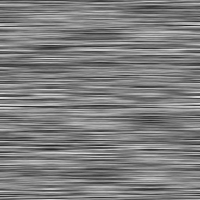
Frame 1 (no input)
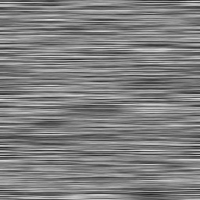
Frame 60 (no input)
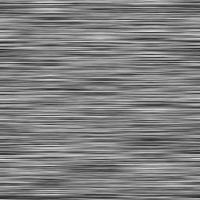
Frame 120 (the mouse pressed at the canvas centre since frame 60)

The p5.js sketch that drew these frames (run headless with seeded random() and noise() and a simulated clock; from frame 60 on, the mouse is pressed at the canvas centre):

// p5.js sketch
// ── sketch.js
// ------------------------------------------------- //
// 05/02/2018
// Evan MacHale - N00150552
// Interactive Graphics Module Year 3
// The Nature of Code by Daniel Shiffman
// Introduction // I.6 Perlin Noise // Part e.
// Two dimensional Noise // Pixel Array // Implementing 2D Noise
// http://natureofcode.com/book/introduction/
// ------------------------------------------------- //
var yOff = 1000.0;

function setup() {
  frameRate(60);
  // createCanvas(windowWidth, windowHeight);
  createCanvas(200,200);
  // Allows rendering of all pxels on high-res displays
  pixelDensity(1);
  // Adjusts Perlin noise detail
  // https://processing.org/reference/noiseDetail_.html
  noiseDetail(10);
}

function draw() {
  // 'pixels' array predefined array containing values for all pixels in window
  // Before we access it, must call 'loadPixels()'
  // https://processing.org/reference/pixels.html
  loadPixels();
  // Our moment in time
  var xOff = 100.0;
  // Loop through row
  for (var y = 0; y < height; y++) {
    // Loop through columns
    for (var x = 0; x < width; x++) {
      // Setup TV static effect
      // Map our 'time' to a new value
      var bright = map(noise(xOff,yOff),0,1,0,255);
      // Calculate index
      var index = (x+y*width)*4;
      // Pass new value to array
      pixels[index + 0] = bright;
      pixels[index + 1] = bright;
      pixels[index + 2] = bright;
      pixels[index + 3] = 255;
      // Smaller incrementation =  smoother/smaller jumps in 'time'
      xOff += 0.02;
    }
    yOff += 0.02;
  }
  // Updates the display window with the data in 'pixels'array
  // Used in conjunction with 'loadPixels()'
  updatePixels();
}
